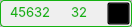
   <widget class="QFrame" name="frame_long_4">
    <property name="geometry">
     <rect>
      <x>34</x>
      <y>415</y>
      <width>132</width>
      <height>27</height>
     </rect>
    </property>
    <property name="frameShape">
     <enum>QFrame::StyledPanel</enum>
    </property>
    <property name="frameShadow">
     <enum>QFrame::Raised</enum>
    </property>
    <widget class="QLabel" name="border_long_45">
     <property name="geometry">
      <rect>
       <x>0</x>
       <y>0</y>
       <width>132</width>
       <height>27</height>
      </rect>
     </property>
     <property name="styleSheet">
      <string notr="true">border-radius: 4px; 
border:1px solid #15B211;</string>
     </property>
     <property name="text">
      <string/>
     </property>
    </widget>
    <widget class="QLabel" name="label_long_5">
     <property name="geometry">
      <rect>
       <x>10</x>
       <y>2</y>
       <width>49</width>
       <height>21</height>
      </rect>
     </property>
     <property name="font">
      <font>
       <family>Inter</family>
       <pointsize>10</pointsize>
      </font>
     </property>
     <property name="styleSheet">
      <string notr="true">color:#15B211</string>
     </property>
     <property name="text">
      <string>45632</string>
     </property>
    </widget>
    <widget class="QLabel" name="label_sl_long_4">
     <property name="geometry">
      <rect>
       <x>71</x>
       <y>2</y>
       <width>30</width>
       <height>21</height>
      </rect>
     </property>
     <property name="font">
      <font>
       <family>Inter</family>
       <pointsize>10</pointsize>
      </font>
     </property>
     <property name="styleSheet">
      <string notr="true">color:#15B211</string>
     </property>
     <property name="text">
      <string>32</string>
     </property>
    </widget>
    <widget class="QPushButton" name="btn_long_cancel_5">
     <property name="geometry">
      <rect>
       <x>107</x>
       <y>2</y>
       <width>23</width>
       <height>23</height>
      </rect>
     </property>
     <property name="palette">
      <palette>
       <active>
        <colorrole role="WindowText">
         <brush brushstyle="SolidPattern">
          <color alpha="255">
           <red>0</red>
           <green>0</green>
           <blue>0</blue>
          </color>
         </brush>
        </colorrole>
        <colorrole role="Button">
         <brush brushstyle="SolidPattern">
          <color alpha="0">
           <red>0</red>
           <green>0</green>
           <blue>0</blue>
          </color>
         </brush>
        </colorrole>
        <colorrole role="Text">
         <brush brushstyle="SolidPattern">
          <color alpha="255">
           <red>0</red>
           <green>0</green>
           <blue>0</blue>
          </color>
         </brush>
        </colorrole>
        <colorrole role="ButtonText">
         <brush brushstyle="SolidPattern">
          <color alpha="255">
           <red>0</red>
           <green>0</green>
           <blue>0</blue>
          </color>
         </brush>
        </colorrole>
        <colorrole role="Base">
         <brush brushstyle="SolidPattern">
          <color alpha="0">
           <red>0</red>
           <green>0</green>
           <blue>0</blue>
          </color>
         </brush>
        </colorrole>
        <colorrole role="Window">
         <brush brushstyle="SolidPattern">
          <color alpha="0">
           <red>0</red>
           <green>0</green>
           <blue>0</blue>
          </color>
         </brush>
        </colorrole>
       </active>
       <inactive>
        <colorrole role="WindowText">
         <brush brushstyle="SolidPattern">
          <color alpha="255">
           <red>0</red>
           <green>0</green>
           <blue>0</blue>
          </color>
         </brush>
        </colorrole>
        <colorrole role="Button">
         <brush brushstyle="SolidPattern">
          <color alpha="0">
           <red>0</red>
           <green>0</green>
           <blue>0</blue>
          </color>
         </brush>
        </colorrole>
        <colorrole role="Text">
         <brush brushstyle="SolidPattern">
          <color alpha="255">
           <red>0</red>
           <green>0</green>
           <blue>0</blue>
          </color>
         </brush>
        </colorrole>
        <colorrole role="ButtonText">
         <brush brushstyle="SolidPattern">
          <color alpha="255">
           <red>0</red>
           <green>0</green>
           <blue>0</blue>
          </color>
         </brush>
        </colorrole>
        <colorrole role="Base">
         <brush brushstyle="SolidPattern">
          <color alpha="0">
           <red>0</red>
           <green>0</green>
           <blue>0</blue>
          </color>
         </brush>
        </colorrole>
        <colorrole role="Window">
         <brush brushstyle="SolidPattern">
          <color alpha="0">
           <red>0</red>
           <green>0</green>
           <blue>0</blue>
          </color>
         </brush>
        </colorrole>
       </inactive>
       <disabled>
        <colorrole role="WindowText">
         <brush brushstyle="SolidPattern">
          <color alpha="255">
           <red>0</red>
           <green>0</green>
           <blue>0</blue>
          </color>
         </brush>
        </colorrole>
        <colorrole role="Button">
         <brush brushstyle="SolidPattern">
          <color alpha="0">
           <red>0</red>
           <green>0</green>
           <blue>0</blue>
          </color>
         </brush>
        </colorrole>
        <colorrole role="Text">
         <brush brushstyle="SolidPattern">
          <color alpha="255">
           <red>0</red>
           <green>0</green>
           <blue>0</blue>
          </color>
         </brush>
        </colorrole>
        <colorrole role="ButtonText">
         <brush brushstyle="SolidPattern">
          <color alpha="255">
           <red>0</red>
           <green>0</green>
           <blue>0</blue>
          </color>
         </brush>
        </colorrole>
        <colorrole role="Base">
         <brush brushstyle="SolidPattern">
          <color alpha="0">
           <red>0</red>
           <green>0</green>
           <blue>0</blue>
          </color>
         </brush>
        </colorrole>
        <colorrole role="Window">
         <brush brushstyle="SolidPattern">
          <color alpha="0">
           <red>0</red>
           <green>0</green>
           <blue>0</blue>
          </color>
         </brush>
        </colorrole>
       </disabled>
      </palette>
     </property>
     <property name="font">
      <font/>
     </property>
     <property name="styleSheet">
      <string notr="true">  background:#00000000</string>
     </property>
     <property name="text">
      <string/>
     </property>
     <property name="icon">
      <iconset>
       <normaloff>../../icons/btn_cancel_trade.png</normaloff>../../icons/btn_cancel_trade.png</iconset>
     </property>
     <property name="iconSize">
      <size>
       <width>22</width>
       <height>22</height>
      </size>
     </property>
     <property name="autoDefault">
      <bool>false</bool>
     </property>
     <property name="default">
      <bool>false</bool>
     </property>
     <property name="flat">
      <bool>false</bool>
     </property>
    </widget>
   </widget>
